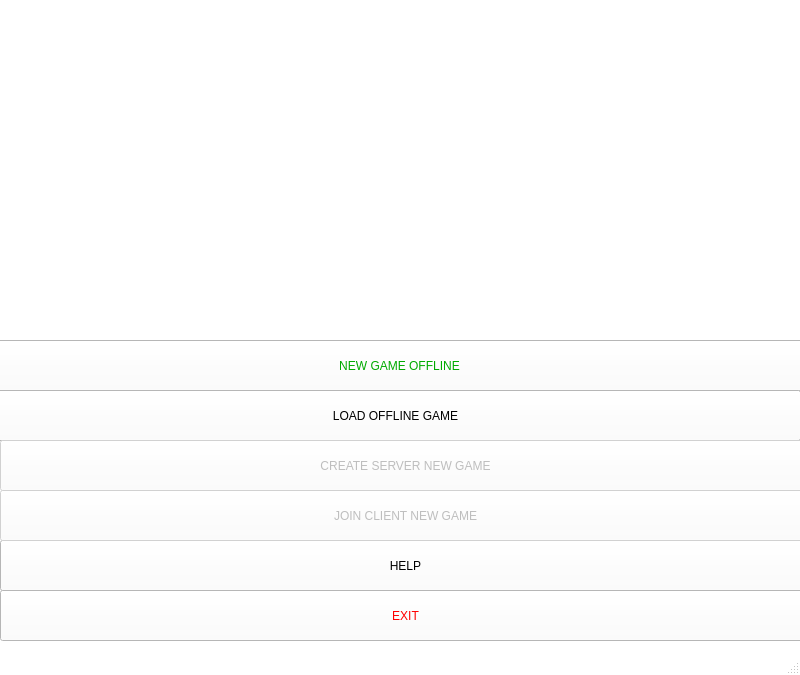
<?xml version="1.0" encoding="UTF-8"?>
<ui version="4.0">
 <class>MainView</class>
 <widget class="QMainWindow" name="MainView">
  <property name="geometry">
   <rect>
    <x>0</x>
    <y>0</y>
    <width>800</width>
    <height>675</height>
   </rect>
  </property>
  <property name="maximumSize">
   <size>
    <width>800</width>
    <height>900</height>
   </size>
  </property>
  <property name="palette">
   <palette>
    <active>
     <colorrole role="Window">
      <brush brushstyle="SolidPattern">
       <color alpha="255">
        <red>255</red>
        <green>255</green>
        <blue>255</blue>
       </color>
      </brush>
     </colorrole>
    </active>
    <inactive>
     <colorrole role="Window">
      <brush brushstyle="SolidPattern">
       <color alpha="255">
        <red>255</red>
        <green>255</green>
        <blue>255</blue>
       </color>
      </brush>
     </colorrole>
    </inactive>
    <disabled>
     <colorrole role="Base">
      <brush brushstyle="SolidPattern">
       <color alpha="255">
        <red>255</red>
        <green>255</green>
        <blue>255</blue>
       </color>
      </brush>
     </colorrole>
     <colorrole role="Window">
      <brush brushstyle="SolidPattern">
       <color alpha="255">
        <red>255</red>
        <green>255</green>
        <blue>255</blue>
       </color>
      </brush>
     </colorrole>
    </disabled>
   </palette>
  </property>
  <property name="windowTitle">
   <string>G7 Truco Game</string>
  </property>
  <widget class="QWidget" name="centralwidget">
   <property name="autoFillBackground">
    <bool>true</bool>
   </property>
   <property name="styleSheet">
    <string notr="true"/>
   </property>
   <widget class="QLabel" name="label">
    <property name="geometry">
     <rect>
      <x>0</x>
      <y>0</y>
      <width>801</width>
      <height>421</height>
     </rect>
    </property>
    <property name="styleSheet">
     <string notr="true">border-image: url(:/mainview/Resources/BackgroundImage.png) 0 0 0 0 stretch stretch;</string>
    </property>
    <property name="text">
     <string/>
    </property>
    <property name="scaledContents">
     <bool>false</bool>
    </property>
   </widget>
   <widget class="QPushButton" name="pushButton">
    <property name="geometry">
     <rect>
      <x>-6</x>
      <y>340</y>
      <width>811</width>
      <height>51</height>
     </rect>
    </property>
    <property name="autoFillBackground">
     <bool>false</bool>
    </property>
    <property name="styleSheet">
     <string notr="true">background-color: rgb(255, 255, 255);
color: rgb(0, 170, 0);
font: 600 14pt &quot;Segoe UI&quot;;</string>
    </property>
    <property name="text">
     <string>NEW GAME OFFLINE</string>
    </property>
   </widget>
   <widget class="QPushButton" name="pushButton_2">
    <property name="geometry">
     <rect>
      <x>0</x>
      <y>540</y>
      <width>811</width>
      <height>51</height>
     </rect>
    </property>
    <property name="styleSheet">
     <string notr="true">background-color: rgb(255, 255, 255);
font: 600 14pt &quot;Segoe UI&quot;;</string>
    </property>
    <property name="text">
     <string>HELP</string>
    </property>
   </widget>
   <widget class="QPushButton" name="pushButton_4">
    <property name="geometry">
     <rect>
      <x>0</x>
      <y>590</y>
      <width>811</width>
      <height>51</height>
     </rect>
    </property>
    <property name="styleSheet">
     <string notr="true">background-color: rgb(255, 255, 255);
color: rgb(255, 0, 0);
font: 600 14pt &quot;Segoe UI&quot;;</string>
    </property>
    <property name="text">
     <string>EXIT</string>
    </property>
   </widget>
   <widget class="QPushButton" name="pushButton_3">
    <property name="geometry">
     <rect>
      <x>-10</x>
      <y>390</y>
      <width>811</width>
      <height>51</height>
     </rect>
    </property>
    <property name="styleSheet">
     <string notr="true">background-color: rgb(255, 255, 255);
font: 600 14pt &quot;Segoe UI&quot;;</string>
    </property>
    <property name="text">
     <string>LOAD OFFLINE GAME</string>
    </property>
   </widget>
   <widget class="QPushButton" name="pushButton_5">
    <property name="enabled">
     <bool>false</bool>
    </property>
    <property name="geometry">
     <rect>
      <x>0</x>
      <y>440</y>
      <width>811</width>
      <height>51</height>
     </rect>
    </property>
    <property name="styleSheet">
     <string notr="true">background-color: rgb(255, 255, 255);
font: 600 14pt &quot;Segoe UI&quot;;</string>
    </property>
    <property name="text">
     <string>CREATE SERVER NEW GAME</string>
    </property>
   </widget>
   <widget class="QPushButton" name="pushButton_6">
    <property name="enabled">
     <bool>false</bool>
    </property>
    <property name="geometry">
     <rect>
      <x>0</x>
      <y>490</y>
      <width>811</width>
      <height>51</height>
     </rect>
    </property>
    <property name="styleSheet">
     <string notr="true">background-color: rgb(255, 255, 255);
font: 600 14pt &quot;Segoe UI&quot;;</string>
    </property>
    <property name="text">
     <string>JOIN CLIENT NEW GAME</string>
    </property>
   </widget>
  </widget>
  <widget class="QMenuBar" name="menubar">
   <property name="geometry">
    <rect>
     <x>0</x>
     <y>0</y>
     <width>800</width>
     <height>21</height>
    </rect>
   </property>
  </widget>
  <widget class="QStatusBar" name="statusbar"/>
 </widget>
 <resources/>
 <connections/>
</ui>
